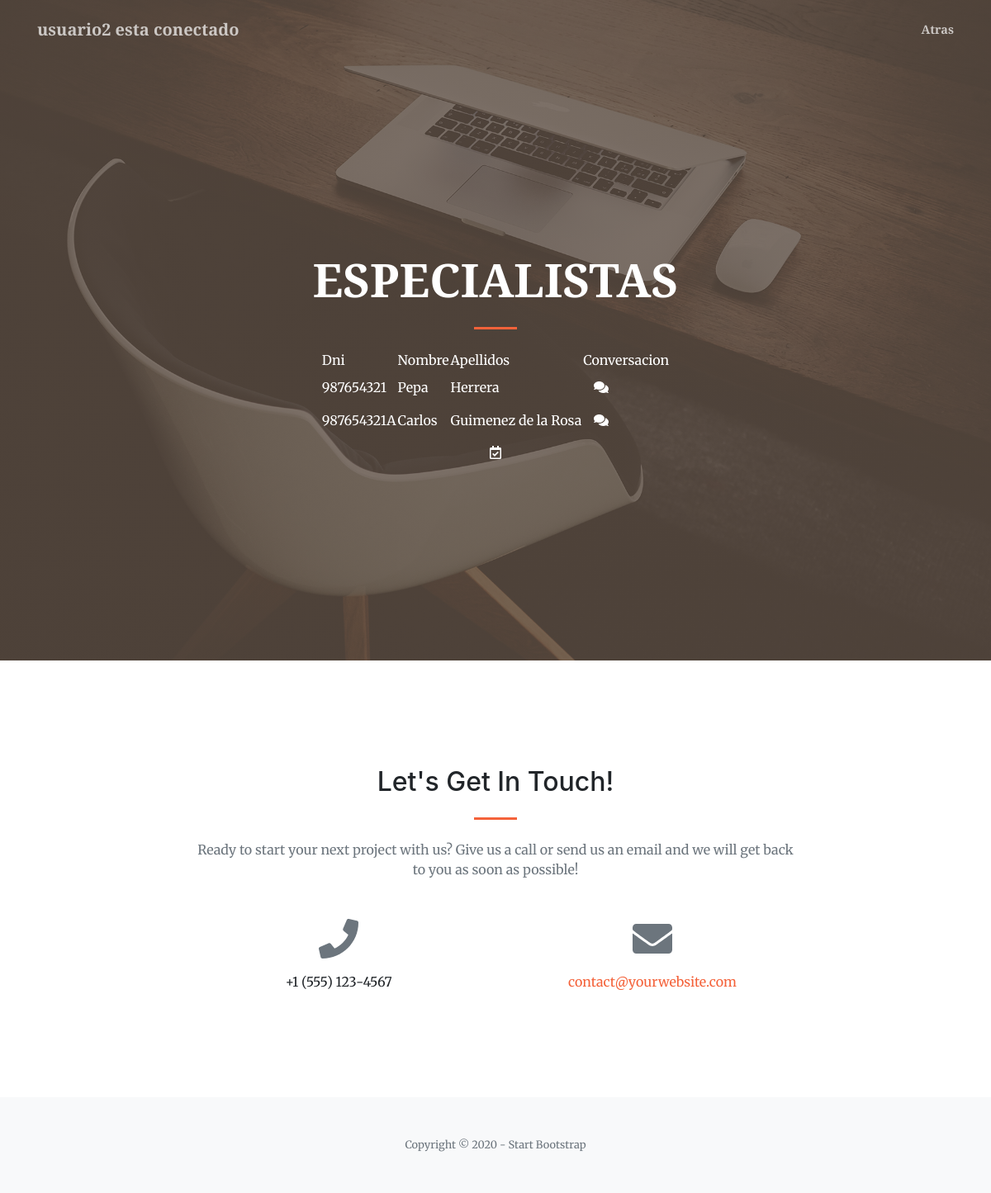
The page /listEspecialista (signed in) on the database its author committed.
### nucleo/models.py (models this page shows)
class Especialista(models.Model):
    dni=models.CharField(max_length=10)
    nombre=models.CharField(max_length=50)
    apellidos=models.CharField(max_length=100)
    direccion=models.CharField(max_length=100)
    fechaNacimiento=models.DateField()
    foto=models.CharField(max_length=100)
    biografia=models.CharField(max_length=255)
    idUsuario=models.ForeignKey(User,on_delete=models.CASCADE)

### nucleo/views.py (the view)
# urls.py: path('listEspecialista',views.EspecialistaListView.as_view(),name="listEspecialista"),
class EspecialistaListView(ListView):
    model=Especialista

### nucleo/templates/nucleo/especialista_list.html (shortened to what this page needs)
<!DOCTYPE html>
<html lang="en">
    <head>
        <link href="https://cdnjs.cloudflare.com/ajax/libs/magnific-popup.js/1.1.0/magnific-popup.min.css" rel="stylesheet" />
        {% load static %}
        <link href="{% static 'proyectoFinalPSP/../css/styles.css' %}" rel="stylesheet" />
    </head>
    <body id="page-top">
        <nav class="navbar navbar-expand-lg navbar-light fixed-top py-3" id="mainNav">
            <div class="container">
                <a class="navbar-brand js-scroll-trigger">{{ user }} esta conectado</a>
                <div class="collapse navbar-collapse" id="navbarResponsive">
                    <ul class="navbar-nav ml-auto my-2 my-lg-0">
                        <li class="nav-item"><a class="nav-link js-scroll-trigger" href="/logueado">Atras</a></li>
                    </ul>
                </div>
            </div>
        </nav>
        <header class="masthead">
            <div class="container h-100">
                <div class="row h-100 align-items-center justify-content-center text-center">
                    <div class="col-lg-10 align-self-end">
                        <h1 class="text-uppercase text-white font-weight-bold">Especialistas</h1>
                        <hr class="divider my-4" />
                        </div>
                        <div class="col-lg-8 align-self-baseline">
                        <div align="center">
                        <div class="panel panel-default">
                            <div class="panel-heading">
                            <table bgcolor="">
                            <thead>
							<tr>
								<td><font color="white">Dni</font></td>
								<td><font color="white">Nombre</font></td>
								<td><font color="white">Apellidos</font></td>
                                <td><font color="white">Conversacion</font></td>
							</tr>
						    <thead>
                            <tbody>
                            {% if especialista_list %}
                            {% for e in especialista_list %}
							<tr>
                                <td><font color="white">{{ e.dni }}</font></td>
								<td><font color="white">{{ e.nombre }}</font></td>
                                <td><font color="white">{{ e.apellidos }}</font></td>
                                <td><font color="white"><a href="chat/{{user.id}}/{{e.idUsuario.id}}">
							    <abbr title="Conversacion">
									<button type="button" class="btn btn-default">
										<font color="white"><i class="fas fa-comments"></i></font>
									</button>
								</abbr>
                                </a></font></td>
							</tr>
                            {% endfor %}
                            </tbody>
                            </table>
                            {% else %}
                            <p>No hay ningun especialista</p>
                            {% endif %}
                            <div>
                            <a href="createCita">
							    <abbr title="Pedir cita">
									<button type="button" class="btn btn-default">
										<font color="white"><i class="far fa-calendar-check"></i></font>
									</button>
								</abbr>
                            </a>
                        </div>
                        </div>
                      </div>
                    </div>
                </div>
            </div>
        </header>
        <section class="page-section" id="contact">
            <div class="container">
                <div class="row justify-content-center">
                    <div class="col-lg-8 text-center">
                        <h2 class="mt-0">Let's Get In Touch!</h2>
                        <hr class="divider my-4" />
                        <p class="text-muted mb-5">Ready to start your next project with us? Give us a call or send us an email and we will get back to you as soon as possible!</p>
                    </div>
                </div>
                <div class="row">
                    <div class="col-lg-4 ml-auto text-center mb-5 mb-lg-0">
                        <i class="fas fa-phone fa-3x mb-3 text-muted"></i>
                        <div>+1 (555) 123-4567</div>
                    </div>
                    <div class="col-lg-4 mr-auto text-center">
                        <i class="fas fa-envelope fa-3x mb-3 text-muted"></i>
                        <a class="d-block" href="mailto:contact@yourwebsite.com">contact@yourwebsite.com</a>
                    </div>
                </div>
            </div>
        </section>
        <footer class="bg-light py-5">
            <div class="container"><div class="small text-center text-muted">Copyright © 2020 - Start Bootstrap</div></div>
        </footer>
    </body>
</html>

### rows shown on the page
Especialista: dni "987654321", nombre "Pepa", apellidos "Herrera"
Especialista: dni "987654321A", nombre "Carlos", apellidos "Guimenez de la Rosa"

### other values the page prints
{{ user }} "usuario2"
